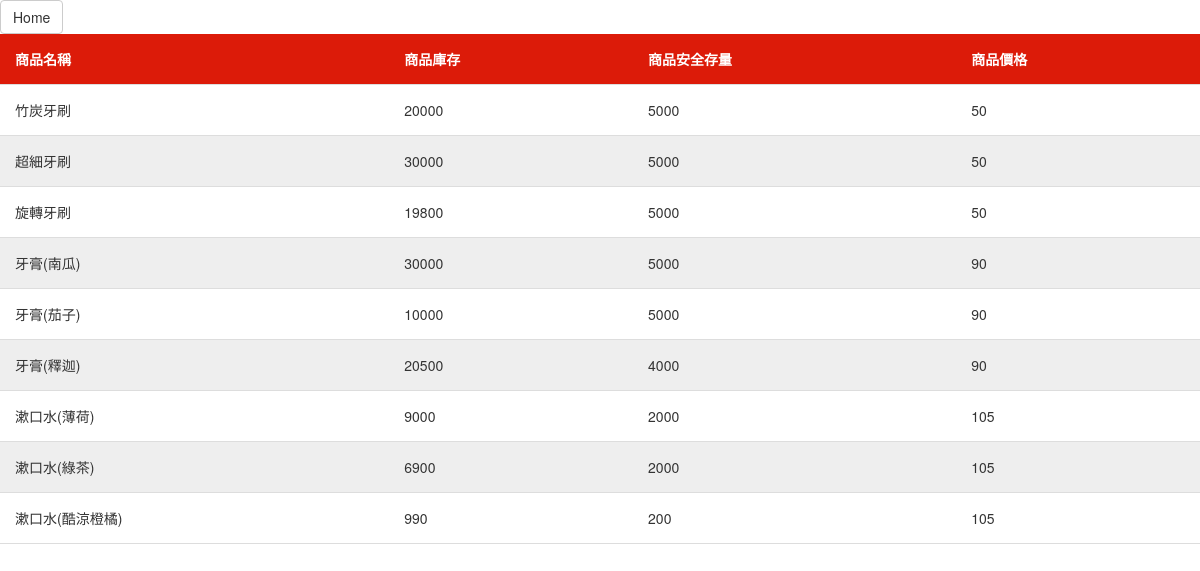
The app's page /Product.php with its own data.
### tables this page shows
CREATE TABLE `product` (
  `PID` int(11) NOT NULL,
  `product_AID` int(11) NOT NULL,
  `product_date` date NOT NULL,
  `product_name` varchar(10) NOT NULL,
  `pro_inventory` int(11) NOT NULL,
  `pro_safety_stock` int(11) NOT NULL,
  `product_price` int(11) NOT NULL,
  `breakeven_value` float NOT NULL
);

### Product.php (the view, shortened to what this page needs)
<?php
    require_once('db_connect.php');
    $res = $mysqli->query("select * from product");
?>
<!DOCTYPE html>
<html>
<head>
    <link rel="stylesheet" href="https://maxcdn.bootstrapcdn.com/bootstrap/3.3.7/css/bootstrap.min.css">
</head>
<body>
	<a href="Index.php"><button type="button" class="btn btn-default">Home</button></a>
	<table id="t01">
		<tr>
			<th>商品名稱</th>
			<th>商品庫存</th>
			<th>商品安全存量</th>
			<th>商品價格</th>
		</tr>
		<?php while($rs = mysqli_fetch_row($res)) { ?>
		<tr>
			<td><?php echo $rs[3];?></td>
			<td><?php echo $rs[4];?></td>
            <td><?php echo $rs[5];?></td>
            <td><?php echo $rs[6];?></td>
		</tr>
		<?php } ?>
	</table>
</body>

### Product.php (style rules this page uses)
table { width:100%; }
table, th, td { border-collapse: collapse; }
th, td { padding: 15px; text-align: left; border-bottom: 1px solid #ddd; }
table#t01 tr:nth-child(even) { background-color: #fff; }
table#t01 tr:nth-child(odd) { background-color: #eee; }
table#t01 th { background-color: #dc1b09; color: white; }

### records on screen
product: product_name "竹炭牙刷", pro_inventory "20000", pro_safety_stock "5000", product_price "50"
product: product_name "超細牙刷", pro_inventory "30000", pro_safety_stock "5000", product_price "50"
product: product_name "旋轉牙刷", pro_inventory "19800", pro_safety_stock "5000", product_price "50"
product: product_name "牙膏(南瓜)", pro_inventory "30000", pro_safety_stock "5000", product_price "90"
product: product_name "牙膏(茄子)", pro_inventory "10000", pro_safety_stock "5000", product_price "90"
product: product_name "牙膏(釋迦)", pro_inventory "20500", pro_safety_stock "4000", product_price "90"
product: product_name "漱口水(薄荷)", pro_inventory "9000", pro_safety_stock "2000", product_price "105"
product: product_name "漱口水(綠茶)", pro_inventory "6900", pro_safety_stock "2000", product_price "105"
product: product_name "漱口水(酷涼橙橘)", pro_inventory "990", pro_safety_stock "200", product_price "105"
